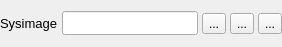
<?xml version="1.0" encoding="UTF-8"?>
<!--
######################################################################################################################
# Copyright (C) 2017-2021 Spine project consortium
# This file is part of Spine Items.
# Spine Items is free software: you can redistribute it and\/or modify it under the terms of the GNU Lesser General
# Public License as published by the Free Software Foundation, either version 3 of the License, or (at your option)
# any later version. This program is distributed in the hope that it will be useful, but WITHOUT ANY WARRANTY;
# without even the implied warranty of MERCHANTABILITY or FITNESS FOR A PARTICULAR PURPOSE. See the GNU Lesser General
# Public License for more details. You should have received a copy of the GNU Lesser General Public License along with
# this program. If not, see <http:\/\/www.gnu.org\/licenses\/>.
######################################################################################################################
-->
<ui version="4.0">
 <class>Form</class>
 <widget class="QWidget" name="Form">
  <property name="geometry">
   <rect>
    <x>0</x>
    <y>0</y>
    <width>282</width>
    <height>47</height>
   </rect>
  </property>
  <property name="windowTitle">
   <string>Form</string>
  </property>
  <layout class="QHBoxLayout" name="horizontalLayout">
   <property name="spacing">
    <number>4</number>
   </property>
   <property name="leftMargin">
    <number>0</number>
   </property>
   <property name="topMargin">
    <number>0</number>
   </property>
   <property name="rightMargin">
    <number>0</number>
   </property>
   <property name="bottomMargin">
    <number>0</number>
   </property>
   <item>
    <widget class="QLabel" name="label_sysimage">
     <property name="font">
      <font>
       <pointsize>10</pointsize>
      </font>
     </property>
     <property name="text">
      <string>Sysimage</string>
     </property>
    </widget>
   </item>
   <item>
    <widget class="PropertyQLineEdit" name="lineEdit_sysimage">
     <property name="maximumSize">
      <size>
       <width>16777215</width>
       <height>24</height>
      </size>
     </property>
     <property name="font">
      <font>
       <pointsize>10</pointsize>
      </font>
     </property>
     <property name="readOnly">
      <bool>false</bool>
     </property>
     <property name="clearButtonEnabled">
      <bool>true</bool>
     </property>
    </widget>
   </item>
   <item>
    <widget class="QToolButton" name="toolButton_abort_sysimage">
     <property name="toolTip">
      <string>&lt;html&gt;&lt;head/&gt;&lt;body&gt;&lt;p&gt;Abort sysimage creation process&lt;/p&gt;&lt;/body&gt;&lt;/html&gt;</string>
     </property>
     <property name="text">
      <string>...</string>
     </property>
    </widget>
   </item>
   <item>
    <widget class="QToolButton" name="toolButton_new_sysimage">
     <property name="toolTip">
      <string>&lt;html&gt;&lt;head/&gt;&lt;body&gt;&lt;p&gt;Create Julia &lt;a href=&quot;https://julialang.github.io/PackageCompiler.jl/dev/sysimages/&quot;&gt;&lt;span style=&quot; text-decoration: underline; color:#0000ff;&quot;&gt;sysimage&lt;/span&gt;&lt;/a&gt;&lt;a href=&quot;https://julialang.github.io/PackageCompiler.jl/dev/sysimages/&quot;&gt;&lt;span style=&quot; color:#000000;&quot;&gt; for this Tool&lt;/span&gt;&lt;/a&gt;&lt;/p&gt;&lt;/body&gt;&lt;/html&gt;</string>
     </property>
     <property name="text">
      <string>...</string>
     </property>
     <property name="icon">
      <iconset resource="../../ui/resources/resources_icons.qrc">
       <normaloff>:/icons/file.svg</normaloff>:/icons/file.svg</iconset>
     </property>
     <property name="toolButtonStyle">
      <enum>Qt::ToolButtonIconOnly</enum>
     </property>
    </widget>
   </item>
   <item>
    <widget class="QToolButton" name="toolButton_open_sysimage">
     <property name="toolTip">
      <string>&lt;html&gt;&lt;head/&gt;&lt;body&gt;&lt;p&gt;Open Julia sysimage for this Tool&lt;/p&gt;&lt;/body&gt;&lt;/html&gt;</string>
     </property>
     <property name="text">
      <string>...</string>
     </property>
     <property name="icon">
      <iconset resource="../../ui/resources/resources_icons.qrc">
       <normaloff>:/icons/folder-open-solid.svg</normaloff>:/icons/folder-open-solid.svg</iconset>
     </property>
    </widget>
   </item>
  </layout>
 </widget>
 <customwidgets>
  <customwidget>
   <class>PropertyQLineEdit</class>
   <extends>QLineEdit</extends>
   <header>spinetoolbox/widgets/custom_qlineedits.h</header>
  </customwidget>
 </customwidgets>
 <resources>
  <include location="../../ui/resources/resources_icons.qrc"/>
 </resources>
 <connections/>
</ui>
